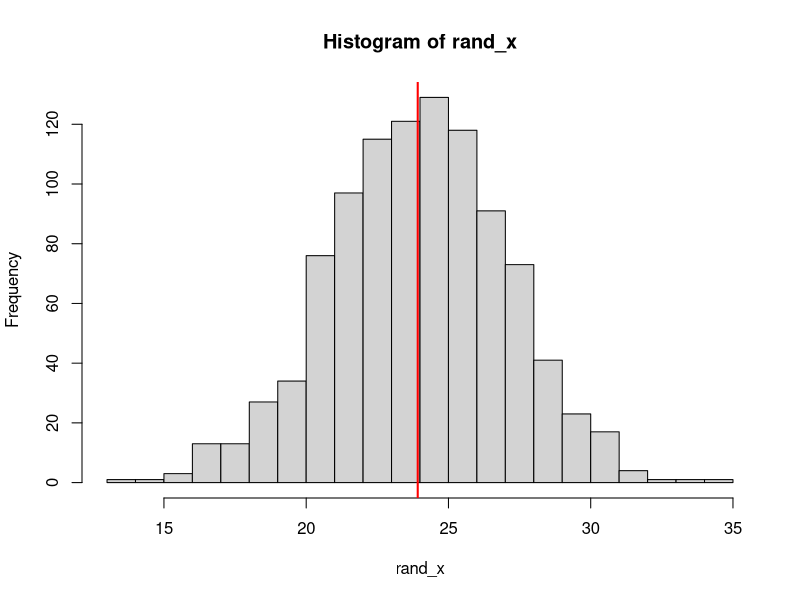

This chart was generated by the following R code:
## PlotRandom.R
## Directory: ../STA308/Random Functions
## Original: 06 Oct 2021
##
## Purpose:
##    A function that will generate a random sample
##     of Normal values, plot a histogram with an 
##     overlaid mean on the plot.
##
## Inputs:
##     numpts = the number of points to generate
##     mu = the theoretical mean of the Normal distribution
##     sigma = the standard deviation of the Normal distribution
##     numbins = the number of bins for the histogram
##     meanColor = the color for the overlaid mean
##     seed = a random number generator seed, to ensure
##            reproducibility
## Outputs: A list with the following elements
##     Random_values = a vector with the generated random 
##                     values
##     Mean_x = the sample mean of Random_values
##     SD_x = the sample standard deviation of Random_values

plotRandomNormals <- function(numpts=1000, 
                              numbins=15, mu=24,
                              sigma=3, 
                              meanColor="red", 
                              linewidth=2, 
                              seed=8675309) {
  set.seed(seed)
  rand_x <- rnorm(numpts, mean=mu, sd=sigma)
  mean_x <- mean(rand_x)
  hist(rand_x, breaks=numbins)
  abline(v=mean_x, col=meanColor, lwd=linewidth)
  list(Random_values = rand_x,
       Mean_x = mean_x,
       SD_x = sd(rand_x) )
}

## Test the function

plotRandomNormals
plotRandomNormals()
